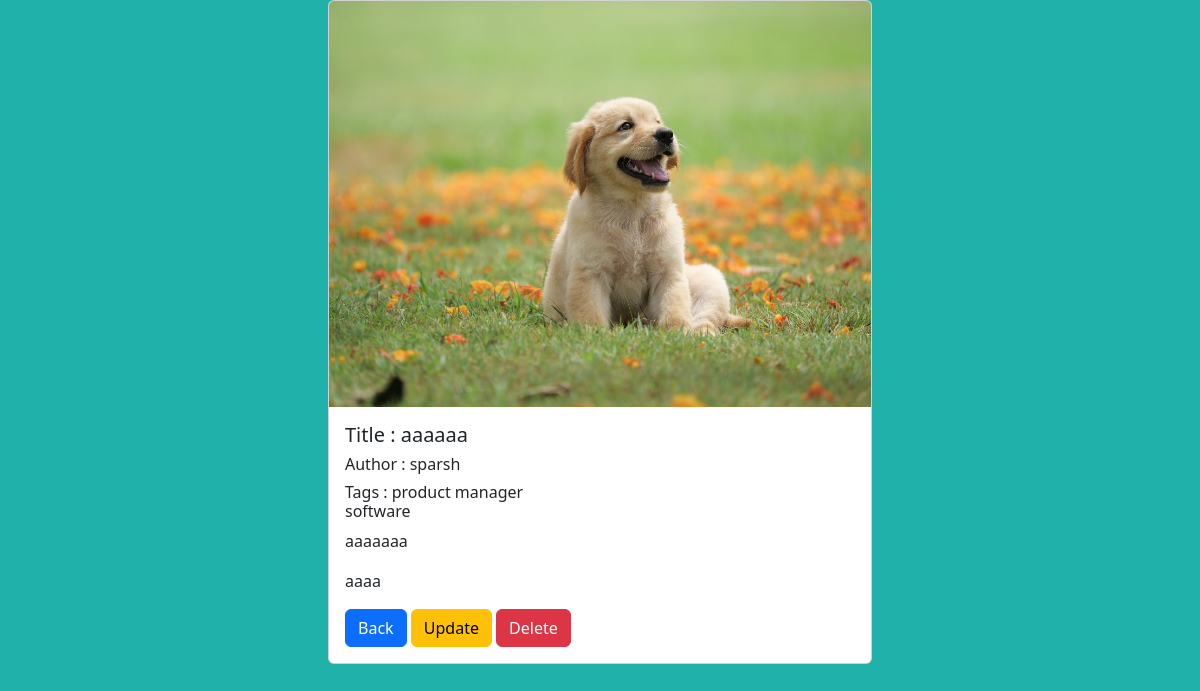
/blog/23, run on an earlier commit of the app's database.
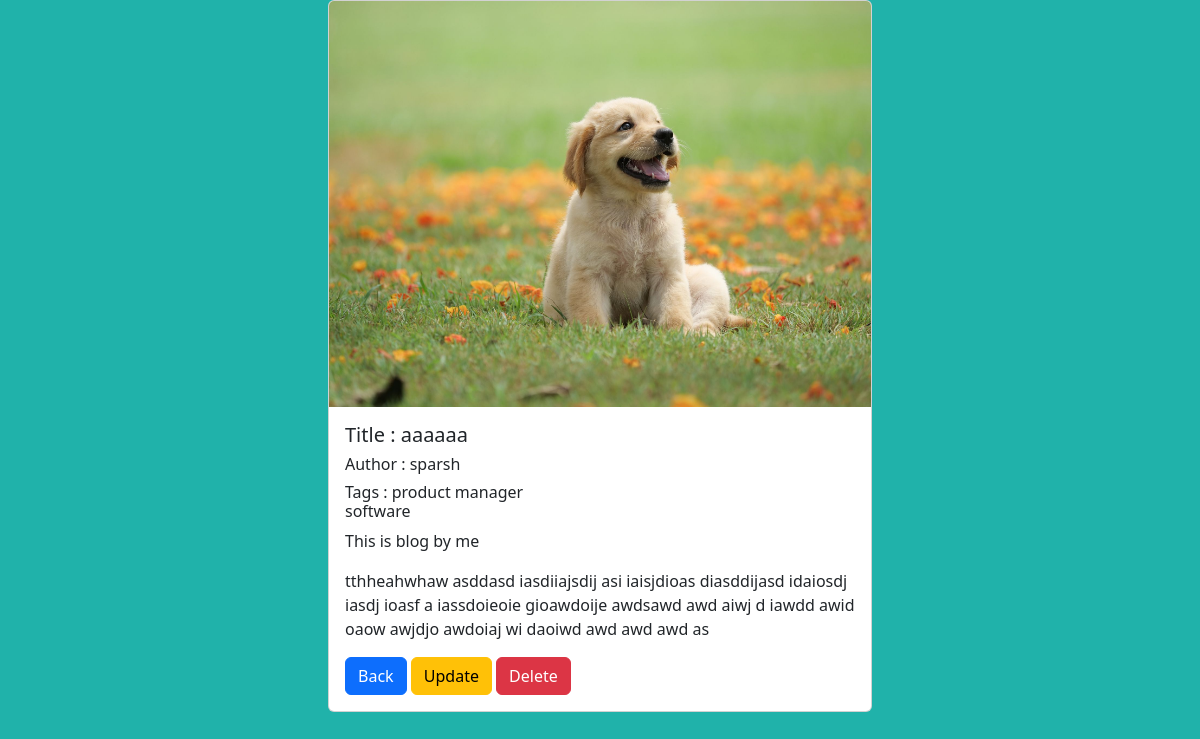
And on a later commit of the database.
### main/models.py (models this page shows, shortened)
class Blogs(models.Model):
    author = models.ForeignKey(User, on_delete=models.CASCADE)
    tag = models.ManyToManyField(Tags)
    title = models.CharField(max_length=200)
    small_desc= models.TextField()
    full_content = models.TextField()
    img= models.ImageField(upload_to="images/")

class User(models.Model):
    name = models.CharField(max_length=100)

### main/views.py (the view)
# urls.py: path('blog/<int:pk>',views.View_blog, name='View_blog'),
def View_blog(request,pk):
    try:
        content = Blogs.objects.get(pk= pk)
        info = {'content' : content }
        return render(request,"view_blog.html",info)
    except:
        return HttpResponse("Some error occurred while processing your request")

### main/models.py (called while the page is built)
    def __str__(self):
        return self.tags

### templates/view_blog.html (shortened to what this page needs)
<!doctype html>
<html lang="en">
  <head>
    <link href="https://cdn.jsdelivr.net/npm/bootstrap@5.2.0-beta1/dist/css/bootstrap.min.css" rel="stylesheet">
  </head>
  <body style="background-color: lightseagreen;">
    <div class="card mx-auto" style="width: 34rem;">
      <img src="{{content.img.url}}" alt="Blog image" class="card-img-top">
      <div class="card-body">
        <h5 class="card-title"> Title : {{content.title}}</h5>
        <h6 class="card-title"> Author : {{content.author.name}}</h5>
        <h6 class="card-title"> Tags : {% for tags in content.tag.all %}{{ tags }}<br>{% endfor %}</h5>
        <p class="card-text"> {{content.small_desc}} </p>
        <p class="card-text"> {{content.full_content}} </p>
        <a href="{% url 'Blog' %}" class="btn btn-primary">Back</a>
        <a href= "{% url 'Update' content.pk %}" class="btn btn-warning">Update</a>
        <a href= "{% url 'Delete' content.pk %}" class="btn btn-danger">Delete</a>
      </div>
    </div>
  </body>
</html>

What changed in the data, as far as the page shows it:
changed Blogs "aaaaaa": small_desc "aaaaaaa" → "This is blog by me"; full_content "aaaa" → "tthheahwhaw asddasd iasdiiajsdij asi iaisjdioas diasddijasd idaiosdj iasdj ioasf a iassdoieoie gioawdoije awdsawd awd aiwj d iawdd awid oaow awjdjo awdoiaj wi daoiwd awd awd awd as"
